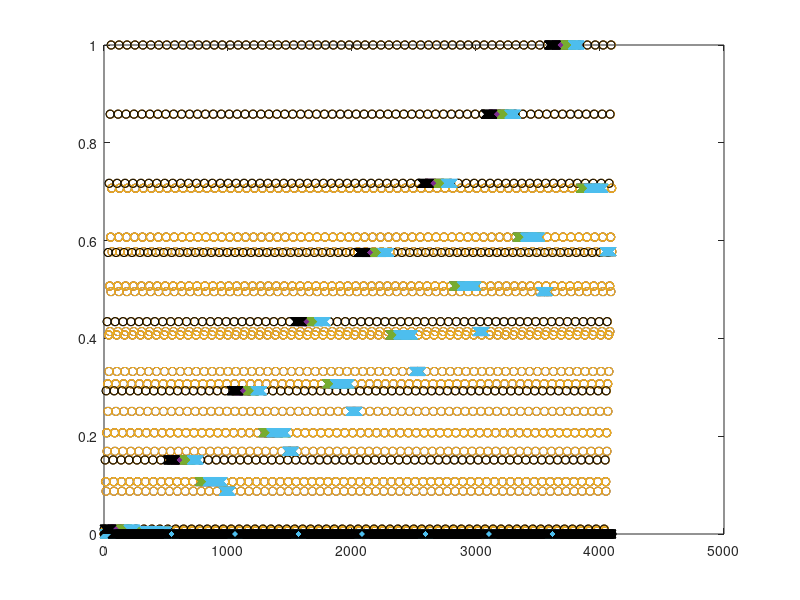

This figure's MATLAB source: (Note: this script raises an error after producing the figure.)
clear all

wd = cd;
DataDir = '/opt/topspin2/data/DT/nmr';
%DataDir = '/Users/daniel/NMRdata/AVII500/DT';
ExpNam = 'qMASopt'; expno = 90;
ExpNam = 'qMASdtirare2d_test'; expno = 13;
ExpNam = 'isoanisocorr_qMASopt'; expno = 41;

NG = 8;
%Grel = linspace(0,1,NG+1); Grel = Grel(2:NG+1);
Grel = linspace(0.01,1,NG);
%Grel = logspace(-2,0,NG);

load UniformDistSphereRepulsionN7

Gnorm.x = [0; sin(theta).*cos(phi)];
Gnorm.y = [0; sin(theta).*sin(phi)];
Gnorm.z = [0; cos(theta)];
Gnorm.iso = [1; zeros(size(theta))];

Gnorm.x = [0 1 0 0 1/sqrt(2) 1/sqrt(2) 0         1/sqrt(3)]';
Gnorm.y = [0 0 1 0 1/sqrt(2) 0         1/sqrt(2) 1/sqrt(3)]';
Gnorm.z = [0 0 0 1 0         1/sqrt(2) 1/sqrt(2) 1/sqrt(3)]';
Gnorm.iso = [1 0 0 0 0 0 0 0]';

% Gnorm.x = [0 1 0 0]';
% Gnorm.y = [0 0 1 0]';
% Gnorm.z = [0 0 0 1]';
% Gnorm.iso = [1 0 0 0]';

G.x = [];
G.y = [];
G.z = [];
G.iso = [];

for nG = 1:NG
    G.x = [G.x; Grel(nG)*Gnorm.x];
    G.y = [G.y; Grel(nG)*Gnorm.y];
    G.z = [G.z; Grel(nG)*Gnorm.z];
    G.iso = [G.iso; Grel(nG)*Gnorm.iso];
end

[G.x, G1.x] = ndgrid(G.x,G.x);
G.x = reshape(G.x,numel(G.x),1)
G1.x = reshape(G1.x,numel(G1.x),1)
[G.y, G1.y] = ndgrid(G.y,G.y);
G.y = reshape(G.y,numel(G.y),1)
G1.y = reshape(G1.y,numel(G1.y),1)
[G.z, G1.z] = ndgrid(G.z,G.z);
G.z = reshape(G.z,numel(G.z),1)
G1.z = reshape(G1.z,numel(G1.z),1)
[G.iso, G1.iso] = ndgrid(G.iso,G.iso);
G.iso = reshape(G.iso,numel(G.iso),1)
G1.iso = reshape(G1.iso,numel(G1.iso),1)

td1 = numel(G.x)


NDir2 = numel(Gnorm.x);
figure(1), clf
plot(1:td1,G.x,'o',1:td1,G.y,'o',1:td1,G.z,'o',1:td1,G.iso,'ko')
hold on
plot(1:td1,G1.x,'x',1:td1,G1.y,'x',1:td1,G1.z,'x',1:td1,G1.iso,'kx')

fpath = [DataDir '/' ExpNam '/' num2str(expno)];

fname = 'rx';
fidx = fopen([fpath '/' fname],'w');
fname = 'rx.txt';
fidxtxt = fopen([fpath '/' fname],'w');
fname = 'ry';
fidy = fopen([fpath '/' fname],'w');
fname = 'ry.txt';
fidytxt = fopen([fpath '/' fname],'w');
fname = 'rz';
fidz = fopen([fpath '/' fname],'w');
fname = 'rz.txt';
fidztxt = fopen([fpath '/' fname],'w');
fname = 'riso';
fidiso = fopen([fpath '/' fname],'w');
fname = 'riso.txt';
fidisotxt = fopen([fpath '/' fname],'w');
fname = 'rx1';
fidx1 = fopen([fpath '/' fname],'w');
fname = 'rx1.txt';
fidx1txt = fopen([fpath '/' fname],'w');
fname = 'ry1';
fidy1 = fopen([fpath '/' fname],'w');
fname = 'ry1.txt';
fidy1txt = fopen([fpath '/' fname],'w');
fname = 'rz1';
fidz1 = fopen([fpath '/' fname],'w');
fname = 'rz1.txt';
fidz1txt = fopen([fpath '/' fname],'w');
fname = 'riso1';
fidiso1 = fopen([fpath '/' fname],'w');
fname = 'riso1.txt';
fidiso1txt = fopen([fpath '/' fname],'w');

text.header = {
{'##TITLE= /opt/topspin2/data/DT/nmr/C10E3_DTI/6/diff_ramp'};
{'##JCAMP-DX= 5.00 Bruker JCAMP library'}
{'##DATA TYPE= Shape Data'}
{'##ORIGIN= Bruker Analytik GmbH'}
{'##OWNER= <nmrsu>'}
{'##DATE= 07/02/27'}
{'##TIME= 08:11:48'}
{'##MINX= 0'}
{'##MAXX= 1'}
{'##MINY= 0'}
{'##MAXY= 1'}
{'##$SHAPE_EXMODE= Gradient'}
{'##$SHAPE_TOTROT= 0'}
{'##$SHAPE_BWFAC= 0'}
{'##$SHAPE_INTEGFAC= 0'}
{'##$SHAPE_MODE= 0'}};

[Nlines, dummy] = size(text.header);

for nline = 1:Nlines
    fprintf(fidx,'%s\n',text.header{nline}{1});
    fprintf(fidy,'%s\n',text.header{nline}{1});
    fprintf(fidz,'%s\n',text.header{nline}{1});
    fprintf(fidiso,'%s\n',text.header{nline}{1});
    fprintf(fidx1,'%s\n',text.header{nline}{1});
    fprintf(fidy1,'%s\n',text.header{nline}{1});
    fprintf(fidz1,'%s\n',text.header{nline}{1});
    fprintf(fidiso1,'%s\n',text.header{nline}{1});
end


fprintf(fidx,'%s\n',['##NPOINTS=' num2str(length(G.x))]);
fprintf(fidx,'%s\n',['##XYDATA= (X++(Y..Y))']);
fprintf(fidy,'%s\n',['##NPOINTS=' num2str(length(G.x))]);
fprintf(fidy,'%s\n',['##XYDATA= (X++(Y..Y))']);
fprintf(fidz,'%s\n',['##NPOINTS=' num2str(length(G.x))]);
fprintf(fidz,'%s\n',['##XYDATA= (X++(Y..Y))']);
fprintf(fidiso,'%s\n',['##NPOINTS=' num2str(length(G.x))]);
fprintf(fidiso,'%s\n',['##XYDATA= (X++(Y..Y))']);
fprintf(fidx1,'%s\n',['##NPOINTS=' num2str(length(G.x))]);
fprintf(fidx1,'%s\n',['##XYDATA= (X++(Y..Y))']);
fprintf(fidy1,'%s\n',['##NPOINTS=' num2str(length(G.x))]);
fprintf(fidy1,'%s\n',['##XYDATA= (X++(Y..Y))']);
fprintf(fidz1,'%s\n',['##NPOINTS=' num2str(length(G.x))]);
fprintf(fidz1,'%s\n',['##XYDATA= (X++(Y..Y))']);
fprintf(fidiso1,'%s\n',['##NPOINTS=' num2str(length(G.x))]);
fprintf(fidiso1,'%s\n',['##XYDATA= (X++(Y..Y))']);

for nG = 1:length(G.x)
    fprintf(fidx,'%f\n',G.x(nG));
    fprintf(fidxtxt,'%f\n',G.x(nG));
    fprintf(fidy,'%f\n',G.y(nG));
    fprintf(fidytxt,'%f\n',G.y(nG));
    fprintf(fidz,'%f\n',G.z(nG));
    fprintf(fidztxt,'%f\n',G.z(nG));
    fprintf(fidiso,'%f\n',G.iso(nG));
    fprintf(fidisotxt,'%f\n',G.iso(nG));
    fprintf(fidx1,'%f\n',G1.x(nG));
    fprintf(fidx1txt,'%f\n',G1.x(nG));
    fprintf(fidy1,'%f\n',G1.y(nG));
    fprintf(fidy1txt,'%f\n',G1.y(nG));
    fprintf(fidz1,'%f\n',G1.z(nG));
    fprintf(fidz1txt,'%f\n',G1.z(nG));
    fprintf(fidiso1,'%f\n',G1.iso(nG));
    fprintf(fidiso1txt,'%f\n',G1.iso(nG));
end


fprintf(fidx,'%s\n',['##END']);
fprintf(fidy,'%s\n',['##END']);
fprintf(fidz,'%s\n',['##END']);
fprintf(fidiso,'%s\n',['##END']);
fprintf(fidx1,'%s\n',['##END']);
fprintf(fidy1,'%s\n',['##END']);
fprintf(fidz1,'%s\n',['##END']);
fprintf(fidiso1,'%s\n',['##END']);

fclose(fidx);
fclose(fidy);
fclose(fidz);
fclose(fidxtxt);
fclose(fidytxt);
fclose(fidztxt);
fclose(fidiso);
fclose(fidisotxt);
fclose(fidx1);
fclose(fidy1);
fclose(fidz1);
fclose(fidx1txt);
fclose(fidy1txt);
fclose(fidz1txt);
fclose(fidiso1);
fclose(fidiso1txt);
